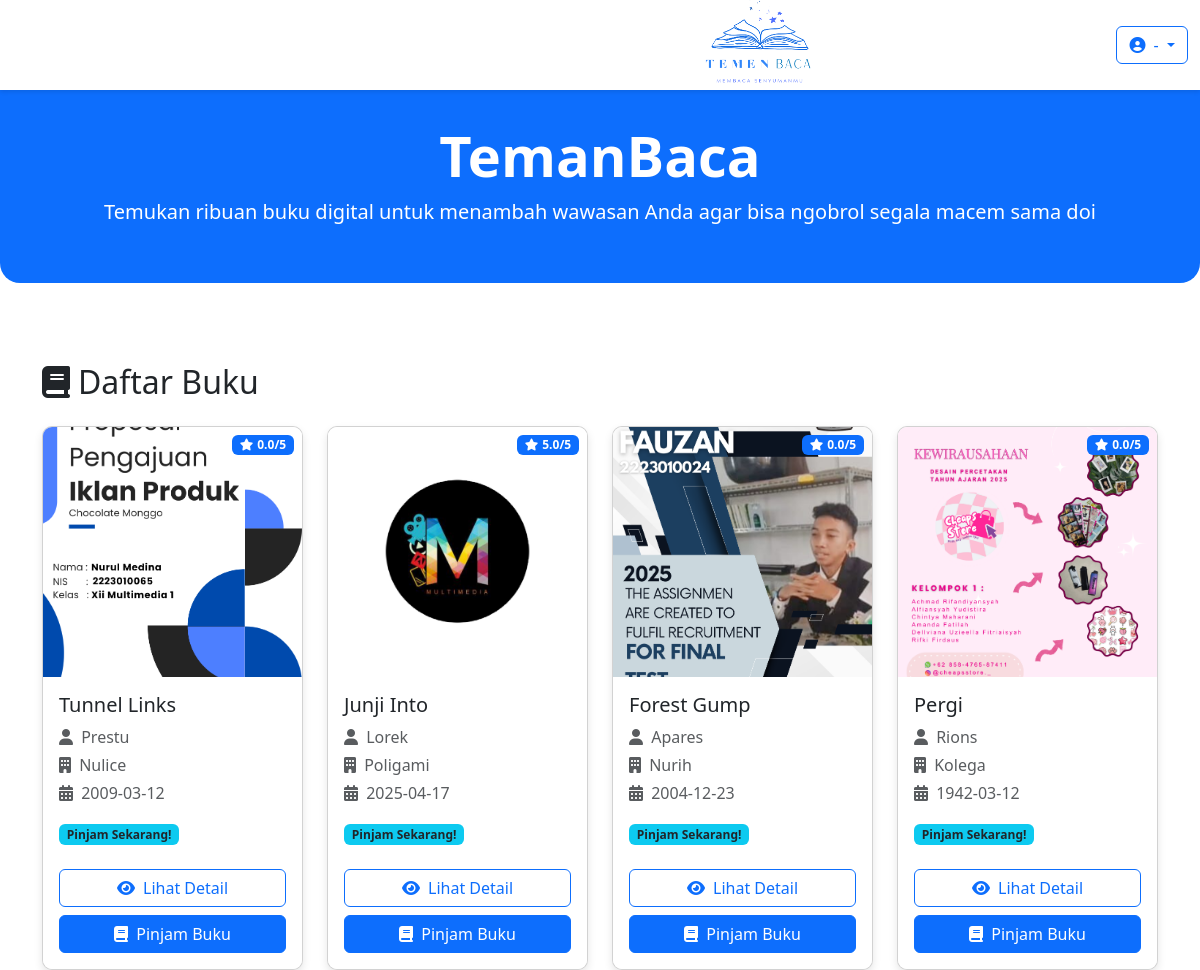
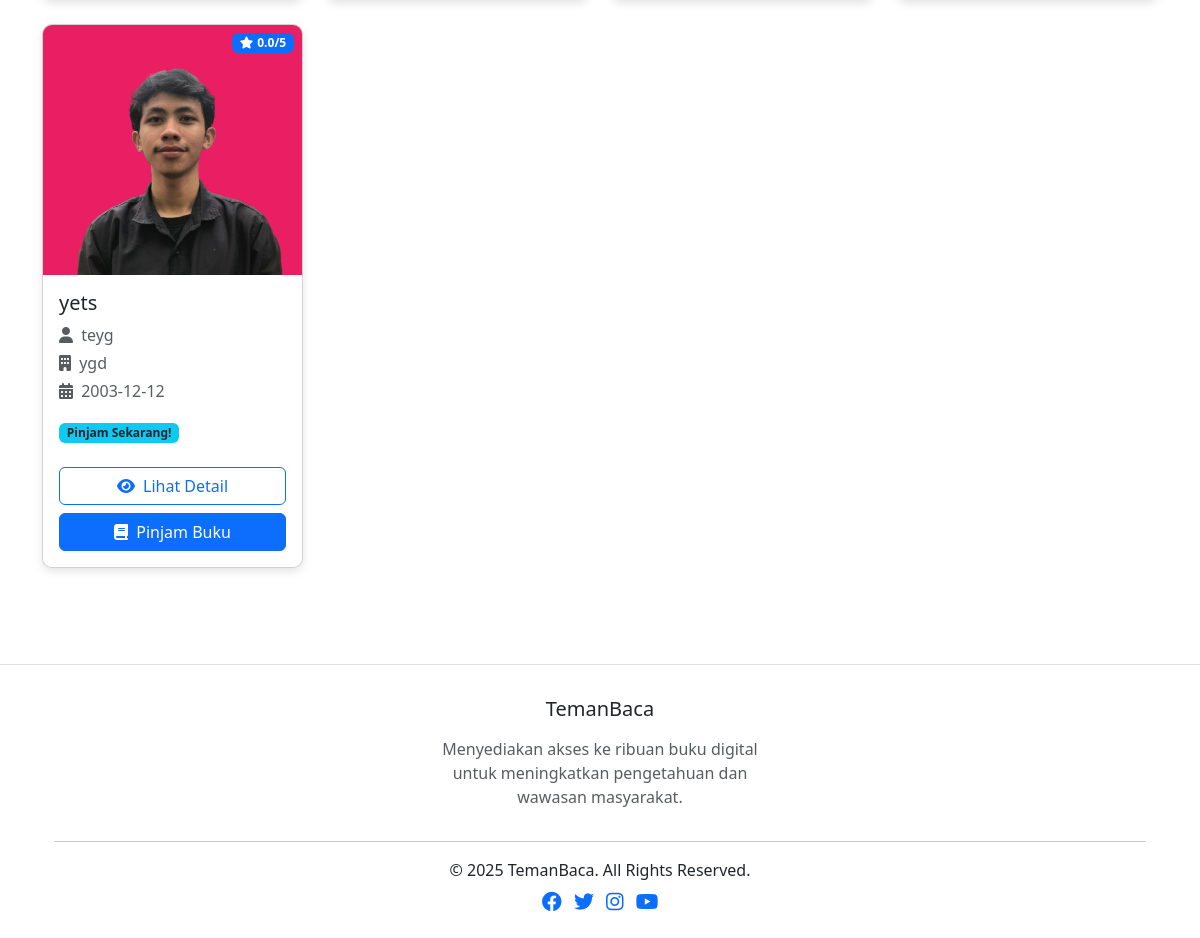
The page / on the database its author committed (2 pictures, top to bottom).
### tables this page shows
CREATE TABLE `buku` (
  `bukuId` int(11) NOT NULL,
  `judul_buku` varchar(25) NOT NULL,
  `penulis` varchar(25) NOT NULL,
  `penerbit` varchar(25) NOT NULL,
  `gambar_buku` varchar(100) NOT NULL,
  `kategori_id` int(11) NOT NULL,
  `ebook` int(11) NOT NULL,
  `tahun_terbit` date NOT NULL
);

### modul/fungsi/Home.php (called while the page is built, shortened)
<?php
class Home{
    private $conn;
    public function __construct($db){
        $this->conn = $db;
    }
    public function getBuku() {
        $query = "SELECT buku.*, kategori.nama_kategori
                  FROM buku
                  JOIN kategori ON buku.kategori_id = kategori.kategoriId";
        $stmt = $this->conn->prepare($query);
        $stmt->execute();
        return $stmt->fetchAll(PDO::FETCH_ASSOC);
    }
public function getAverageRating($book_id) {
    $query = "SELECT AVG(rating) as average_rating FROM ulasanbuku WHERE bukuId = ? AND status = 'disetujui'";
    $stmt = $this->conn->prepare($query);
    $stmt->execute([$book_id]);
    $result = $stmt->fetch(PDO::FETCH_ASSOC);
    return $result['average_rating'] ?? 0;
}
}
?>

### modul/halaman/home.php (the view, shortened to what this page needs)
<?php
$home = new Home($conn);
$books = $home->getBuku();
?>
    <main class="container py-5">
        <div class="d-flex justify-content-between align-items-center mb-4">
            <h2 class="mb-0"><i class="fas fa-book me-2"></i>Daftar Buku</h2>
        </div>
        <div class="row row-cols-1 row-cols-sm-2 row-cols-md-3 row-cols-lg-4 g-4">
            <?php foreach ($books as $book):
                $book_id = $book['bukuId'];
                $averageRating = $home->getAverageRating($book_id);
             ?>
                <div class="col">
                    <div class="card h-100">
                        <div class="position-relative">
                            <img src="admin/gambar_buku/<?php echo ($book['gambar_buku']); ?>" class="card-img-top"
                                alt="<?php echo ($book['judul_buku']); ?>">
                            <span class="position-absolute top-0 end-0 badge bg-primary m-2">
                                <i class="fas fa-star me-1"></i><?php echo number_format($averageRating, 1); ?>/5
                            </span>
                        </div>
                        <div class="card-body">
                            <h5 class="card-title"><?php echo ($book['judul_buku']); ?></h5>
                            <p class="card-text text-muted mb-1"><i class="fas fa-user me-1"></i>
                                <?php echo ($book['penulis']); ?></p>
                            <p class="card-text text-muted mb-1"><i class="fas fa-building me-1"></i>
                                <?php echo ($book['penerbit']); ?></p>
                            <p class="card-text text-muted mb-3"><i class="fas fa-calendar-alt me-1"></i>
                                <?php echo ($book['tahun_terbit']); ?></p>
                            <div class="mt-3">
                                <span class="badge bg-info text-dark mb-2">Pinjam Sekarang!</span>
                            </div>
                        </div>
                        <div class="card-footer bg-white border-top-0 pt-0">
                            <div class="d-grid gap-2">
                                <a href="?page=detail_buku&id=<?php echo $book['bukuId']; ?>"
                                    class="btn btn-outline-primary btn-action">
                                    <i class="fas fa-eye me-1"></i> Lihat Detail
                                </a>
                                <?php if ($book['ebook'] == 0): ?>
                                    <button class="btn btn-danger btn-action" disabled>
                                        <i class="fas fa-book-reader me-1"></i>Belum Bisa Dipinjam
                                    </button>
                                <?php else: ?>
                                    <a onclick="document.getElementById('form_<?php echo $book['bukuId']; ?>').submit(); return false;" href="#" class="btn btn-primary btn-action">
                                        <i class="fas fa-book me-1"></i> Pinjam Buku
                                    </a>
                                <?php endif; ?>
                            </div>
                        </div>
                    </div>
                </div>
            <?php endforeach; ?>
        </div>
    </main>

### modul/component/header.php (shortened to what this page needs)
<!doctype html>
<html lang="en">
<head>
    <link href="https://cdn.jsdelivr.net/npm/bootstrap@5.3.2/dist/css/bootstrap.min.css" rel="stylesheet" />
    <link rel="stylesheet" href="https://cdnjs.cloudflare.com/ajax/libs/font-awesome/6.4.0/css/all.min.css" />
</head>
<body>
    <header>
        <?php if(empty($_SESSION['user'])):?>
        <nav class="navbar navbar-expand-lg navbar-light bg-white sticky-top">
            <div class="container">
                <a class="navbar-brands" href="#">
                    <center> <img src="assets/img/logo.png" width="200" height="" alt="">
                    </center></a>
                <div class="collapse navbar-collapse" id="navbarNav">
                    <div class="d-flex">
                        <div class="dropdown">
                            <button class="btn btn-outline-primary dropdown-toggle" type="button" id="userDropdown"
                                data-bs-toggle="dropdown" aria-expanded="false">
                                <i class="fas fa-user-circle me-1"></i>
                                <?php echo isset($data['username']) ? $data['username'] : 'Pengguna'; ?>
                            </button>
                        </div>
                    </div>
                </div>
            </div>
        </nav>
<?php endif; ?>
        <div class="page-header text-center">
            <div class="container">
                <h1 class="display-4 fw-bold">TemanBaca</h1>
                <p class="lead">Temukan ribuan buku digital untuk menambah wawasan Anda agar bisa ngobrol segala macem sama doi</p>
            </div>
        </div>
    </header>

### index.php (shortened to what this page needs)
<?php
include_once 'lib/koneksi.php';
include_once 'modul/fungsi/Home.php';
$data   = isset($_SESSION['data']) ? $_SESSION['data'] : [
  'userId'   => '-',
  'username' => '-',
    'email'    => '-',
    'alamat'   => '-'
];
include_once 'modul/component/header.php';
$page = isset($_GET['page'])?$_GET['page']:'';
if ($page) {
  if ($page =='home') {
        include "modul/halaman/home.php";
  }else{
    if($page=='koleksi') {
      include "modul/halaman/koleksi.php";
    }
    if($page=='kategori') {
      include "modul/halaman/kategori.php";
    }
    if($page=='profil') {
      include "modul/halaman/profil.php";
    }
    if($page=='riwayat_peminjaman') {
      include "modul/halaman/riwayat_peminjaman.php";
    }
    if($page=='pinjam_buku') {
      include "modul/halaman/pinjam_buku.php";
    }
    if($page=='detail_buku') {
        include "modul/halaman/detail_buku.php";
      }
    if($page=='kategoribyid') {
        include "modul/halaman/bukubykategori.php";
      }
      if($page=='baca_buku') {
        include "modul/halaman/baca_buku.php";
      }
    if($page=='buku_saya') {
        include "modul/halaman/buku_saya.php";
      }
    if($page=='logout') {
        include "modul/halaman/logout.php";
      }
  }
}else{
  include "modul/halaman/home.php";
}
include_once 'modul/component/footer.php';
?>

### modul/component/footer.php (shortened to what this page needs)
<footer class="py-4 bg-white mt-5">
        <div class="container">
            <div class="text-center">
            <div class="mt-2">
            <div class="container">
            <div class="row">
                <div class="col-md-4"></div>
                <div class="col-md-4 mb-3 mb-md-0">
                    <h5 class="mb-3">TemanBaca</h5>
                    <p class="text-muted">Menyediakan akses ke ribuan buku digital untuk meningkatkan pengetahuan dan wawasan masyarakat.</p>
                </div>
                <div class="col-md-4 mb-3 mb-md-0">
                </div>
            </div>
            <hr>
            <div class="text-center">
                <p class="mb-0">&copy; 2025 TemanBaca. All Rights Reserved.</p>
                <div class="mt-2">
                    <a href="#" class="text-decoration-none me-2"><i class="fab fa-facebook fa-lg"></i></a>
                    <a href="#" class="text-decoration-none me-2"><i class="fab fa-twitter fa-lg"></i></a>
                    <a href="#" class="text-decoration-none me-2"><i class="fab fa-instagram fa-lg"></i></a>
                    <a href="#" class="text-decoration-none"><i class="fab fa-youtube fa-lg"></i></a>
                </div>
            </div>
        </div>
            </div>
        </div>
        </div>
    </footer>
</body>
</html>

### modul/component/header.php (style rules this page uses)
.card { transition: transform 0.3s; height: 100%; border-radius: 10px; box-shadow: 0 4px 8px rgba(0, 0, 0, 0.1); overflow: hidden; }
.card-img-top { height: 250px; object-fit: cover; }
.btn-action { transition: all 0.3s; }
.navbar { box-shadow: 0 2px 4px rgba(0, 0, 0, 0.1); height: 90px; padding-left: 70px; }
.navbar-brands { font-weight: bold; color: #0d6efd !important; }
.navbar-brands img { width: 200px; height: auto; left: 660px; position: absolute; top: -13px; }
.page-header { background: #0d6efd; color: white; padding: 2rem 0; margin-bottom: 2rem; border-radius: 0 0 20px 20px; }
footer { border-top: 1px solid #dee2e6; }

### rows shown on the page
buku: gambar_buku (picture), averageRating "0.0", judul_buku "Tunnel Links", penulis "Prestu", penerbit "Nulice", tahun_terbit "2009-03-12"
buku: gambar_buku (picture), averageRating "5.0", judul_buku "Junji Into", penulis "Lorek", penerbit "Poligami", tahun_terbit "2025-04-17"
buku: gambar_buku (picture), averageRating "0.0", judul_buku "Forest Gump", penulis "Apares", penerbit "Nurih", tahun_terbit "2004-12-23"
buku: gambar_buku (picture), averageRating "0.0", judul_buku "Pergi", penulis "Rions", penerbit "Kolega", tahun_terbit "1942-03-12"
buku: gambar_buku (picture), averageRating "0.0", judul_buku "yets", penulis "teyg", penerbit "ygd", tahun_terbit "2003-12-12"

### other values the page prints
$data['username'] "-"
